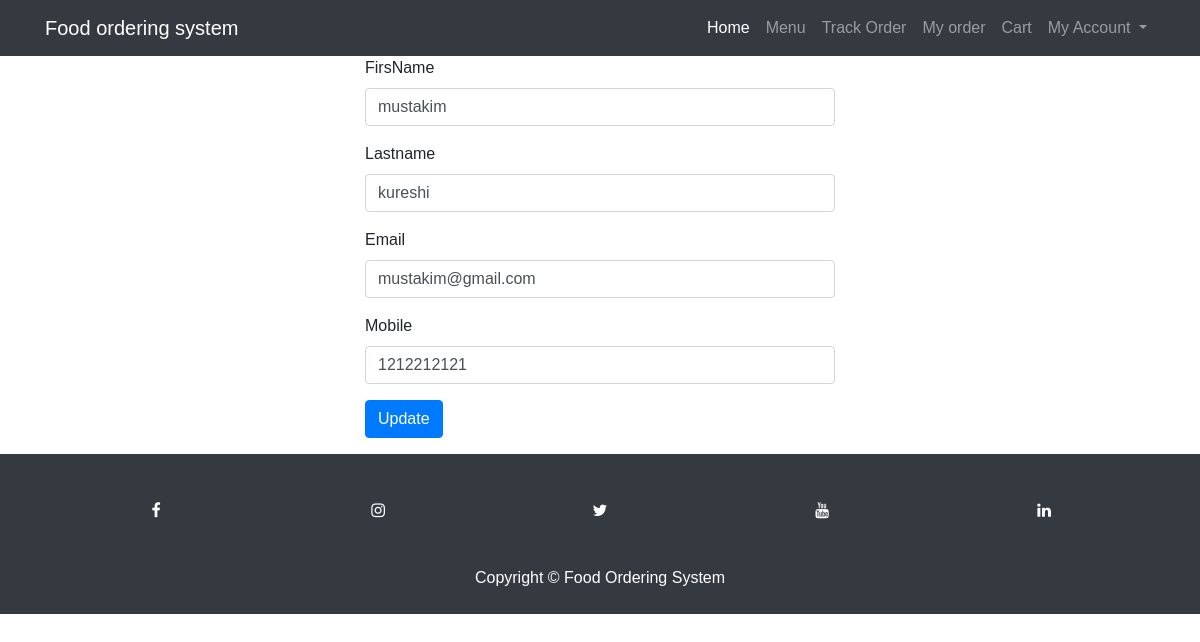
The app's page /profile.php (signed in) with its own data.
### tables this page shows
CREATE TABLE IF NOT EXISTS `users` (
  `user_id` int(20) NOT NULL AUTO_INCREMENT,
  `fname` varchar(20) NOT NULL,
  `lname` varchar(20) NOT NULL,
  `email` varchar(20) NOT NULL,
  `mobile` int(15) NOT NULL,
  `pass` varchar(20) NOT NULL,
  `datetime` timestamp NOT NULL DEFAULT current_timestamp(),
  PRIMARY KEY (`user_id`)
);

### profile.php (the view, shortened to what this page needs)
<?php
include 'config.php';
$sel_qr = "SELECT * FROM `users` WHERE `user_id`=$_SESSION[user_id]";
$res = mysqli_query($conn, $sel_qr);
$row = mysqli_fetch_assoc($res);
?>
<?php
include 'header.php';
?>
<div class="col-5 mx-auto">
    <form method="post" action="">
        <div class="form-group">
            <label for="my-input">FirsName</label>
            <input required id="my-input" class="form-control" type="text" value="<?= $row['fname'] ?>" name="fnm">
        </div>
        <div class="form-group">
            <label for="my-input2">Lastname</label>
            <input required id="my-input2" class="form-control" type="text" value="<?= $row['lname'] ?>" name="lnm">
        </div>
        <div class="form-group">
            <label for="my-input3">Email</label>
            <input required id="my-input3" class="form-control" type="text" value="<?= $row['email'] ?>" name="eml">
        </div>
        <div class="form-group">
            <label for="my-input4">Mobile</label>
            <input required id="my-input4" class="form-control" type="text" value="<?= $row['mobile'] ?>" name="mob">
        </div>
        <button type="submit" class="btn btn-primary" name="submit">Update</button>
    </form>
</div>
<?php include 'footer.php'; ?>

### css3/style.css (style rules this page uses)
* { font-family: Arial, Helvetica, sans-serif; }

### records on screen
users: fnm "mustakim", lnm "kureshi", eml "mustakim@gmail.com", mob "1212212121"
